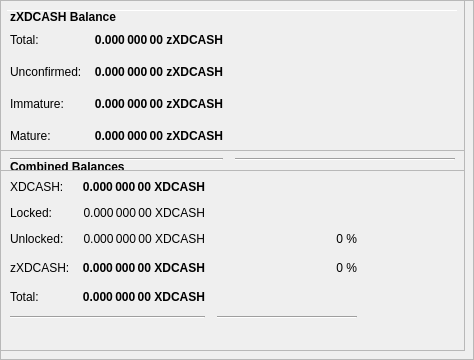
        <widget class="QFrame" name="frameObfuscation">
         <property name="minimumSize">
          <size>
           <width>0</width>
           <height>350</height>
          </size>
         </property>
         <property name="layoutDirection">
          <enum>Qt::LeftToRight</enum>
         </property>
         <property name="frameShape">
          <enum>QFrame::StyledPanel</enum>
         </property>
         <property name="frameShadow">
          <enum>QFrame::Raised</enum>
         </property>
         <widget class="QPushButton" name="runAutoDenom">
          <property name="geometry">
           <rect>
            <x>251</x>
            <y>17</y>
            <width>1</width>
            <height>1</height>
           </rect>
          </property>
          <property name="palette">
           <palette>
            <active>
             <colorrole role="WindowText">
              <brush brushstyle="SolidPattern">
               <color alpha="255">
                <red>0</red>
                <green>0</green>
                <blue>0</blue>
               </color>
              </brush>
             </colorrole>
             <colorrole role="Button">
              <brush brushstyle="SolidPattern">
               <color alpha="255">
                <red>239</red>
                <green>238</green>
                <blue>238</blue>
               </color>
              </brush>
             </colorrole>
             <colorrole role="Light">
              <brush brushstyle="SolidPattern">
               <color alpha="255">
                <red>255</red>
                <green>255</green>
                <blue>255</blue>
               </color>
              </brush>
             </colorrole>
             <colorrole role="Midlight">
              <brush brushstyle="SolidPattern">
               <color alpha="255">
                <red>247</red>
                <green>246</green>
                <blue>246</blue>
               </color>
              </brush>
             </colorrole>
             <colorrole role="Dark">
              <brush brushstyle="SolidPattern">
               <color alpha="255">
                <red>119</red>
                <green>119</green>
                <blue>119</blue>
               </color>
              </brush>
             </colorrole>
             <colorrole role="Mid">
              <brush brushstyle="SolidPattern">
               <color alpha="255">
                <red>159</red>
                <green>159</green>
                <blue>159</blue>
               </color>
              </brush>
             </colorrole>
             <colorrole role="Text">
              <brush brushstyle="SolidPattern">
               <color alpha="255">
                <red>0</red>
                <green>0</green>
                <blue>0</blue>
               </color>
              </brush>
             </colorrole>
             <colorrole role="BrightText">
              <brush brushstyle="SolidPattern">
               <color alpha="255">
                <red>255</red>
                <green>255</green>
                <blue>255</blue>
               </color>
              </brush>
             </colorrole>
             <colorrole role="ButtonText">
              <brush brushstyle="SolidPattern">
               <color alpha="255">
                <red>0</red>
                <green>0</green>
                <blue>0</blue>
               </color>
              </brush>
             </colorrole>
             <colorrole role="Base">
              <brush brushstyle="SolidPattern">
               <color alpha="255">
                <red>255</red>
                <green>255</green>
                <blue>255</blue>
               </color>
              </brush>
             </colorrole>
             <colorrole role="Window">
              <brush brushstyle="SolidPattern">
               <color alpha="255">
                <red>239</red>
                <green>238</green>
                <blue>238</blue>
               </color>
              </brush>
             </colorrole>
             <colorrole role="Shadow">
              <brush brushstyle="SolidPattern">
               <color alpha="255">
                <red>0</red>
                <green>0</green>
                <blue>0</blue>
               </color>
              </brush>
             </colorrole>
             <colorrole role="AlternateBase">
              <brush brushstyle="SolidPattern">
               <color alpha="255">
                <red>247</red>
                <green>246</green>
                <blue>246</blue>
               </color>
              </brush>
             </colorrole>
             <colorrole role="ToolTipBase">
              <brush brushstyle="SolidPattern">
               <color alpha="255">
                <red>255</red>
                <green>255</green>
                <blue>220</blue>
               </color>
              </brush>
             </colorrole>
             <colorrole role="ToolTipText">
              <brush brushstyle="SolidPattern">
               <color alpha="255">
                <red>0</red>
                <green>0</green>
                <blue>0</blue>
               </color>
              </brush>
             </colorrole>
            </active>
            <inactive>
             <colorrole role="WindowText">
              <brush brushstyle="SolidPattern">
               <color alpha="255">
                <red>0</red>
                <green>0</green>
                <blue>0</blue>
               </color>
              </brush>
             </colorrole>
             <colorrole role="Button">
              <brush brushstyle="SolidPattern">
               <color alpha="255">
                <red>239</red>
                <green>238</green>
                <blue>238</blue>
               </color>
              </brush>
             </colorrole>
             <colorrole role="Light">
              <brush brushstyle="SolidPattern">
               <color alpha="255">
                <red>255</red>
                <green>255</green>
                <blue>255</blue>
               </color>
              </brush>
             </colorrole>
             <colorrole role="Midlight">
              <brush brushstyle="SolidPattern">
               <color alpha="255">
                <red>247</red>
                <green>246</green>
                <blue>246</blue>
               </color>
              </brush>
             </colorrole>
             <colorrole role="Dark">
              <brush brushstyle="SolidPattern">
               <color alpha="255">
                <red>119</red>
                <green>119</green>
                <blue>119</blue>
               </color>
              </brush>
             </colorrole>
             <colorrole role="Mid">
              <brush brushstyle="SolidPattern">
               <color alpha="255">
                <red>159</red>
                <green>159</green>
                <blue>159</blue>
               </color>
              </brush>
             </colorrole>
             <colorrole role="Text">
              <brush brushstyle="SolidPattern">
               <color alpha="255">
                <red>0</red>
                <green>0</green>
                <blue>0</blue>
               </color>
              </brush>
             </colorrole>
             <colorrole role="BrightText">
              <brush brushstyle="SolidPattern">
               <color alpha="255">
                <red>255</red>
                <green>255</green>
                <blue>255</blue>
               </color>
              </brush>
             </colorrole>
             <colorrole role="ButtonText">
              <brush brushstyle="SolidPattern">
               <color alpha="255">
                <red>0</red>
                <green>0</green>
                <blue>0</blue>
               </color>
              </brush>
             </colorrole>
             <colorrole role="Base">
              <brush brushstyle="SolidPattern">
               <color alpha="255">
                <red>255</red>
                <green>255</green>
                <blue>255</blue>
               </color>
              </brush>
             </colorrole>
             <colorrole role="Window">
              <brush brushstyle="SolidPattern">
               <color alpha="255">
                <red>239</red>
                <green>238</green>
                <blue>238</blue>
               </color>
              </brush>
             </colorrole>
             <colorrole role="Shadow">
              <brush brushstyle="SolidPattern">
               <color alpha="255">
                <red>0</red>
                <green>0</green>
                <blue>0</blue>
               </color>
              </brush>
             </colorrole>
             <colorrole role="AlternateBase">
              <brush brushstyle="SolidPattern">
               <color alpha="255">
                <red>247</red>
                <green>246</green>
                <blue>246</blue>
               </color>
              </brush>
             </colorrole>
             <colorrole role="ToolTipBase">
              <brush brushstyle="SolidPattern">
               <color alpha="255">
                <red>255</red>
                <green>255</green>
                <blue>220</blue>
               </color>
              </brush>
             </colorrole>
             <colorrole role="ToolTipText">
              <brush brushstyle="SolidPattern">
               <color alpha="255">
                <red>0</red>
                <green>0</green>
                <blue>0</blue>
               </color>
              </brush>
             </colorrole>
            </inactive>
            <disabled>
             <colorrole role="WindowText">
              <brush brushstyle="SolidPattern">
               <color alpha="255">
                <red>119</red>
                <green>119</green>
                <blue>119</blue>
               </color>
              </brush>
             </colorrole>
             <colorrole role="Button">
              <brush brushstyle="SolidPattern">
               <color alpha="255">
                <red>239</red>
                <green>238</green>
                <blue>238</blue>
               </color>
              </brush>
             </colorrole>
             <colorrole role="Light">
              <brush brushstyle="SolidPattern">
               <color alpha="255">
                <red>255</red>
                <green>255</green>
                <blue>255</blue>
               </color>
              </brush>
             </colorrole>
             <colorrole role="Midlight">
              <brush brushstyle="SolidPattern">
               <color alpha="255">
                <red>247</red>
                <green>246</green>
                <blue>246</blue>
               </color>
              </brush>
             </colorrole>
             <colorrole role="Dark">
              <brush brushstyle="SolidPattern">
               <color alpha="255">
                <red>119</red>
                <green>119</green>
                <blue>119</blue>
               </color>
              </brush>
             </colorrole>
             <colorrole role="Mid">
              <brush brushstyle="SolidPattern">
               <color alpha="255">
                <red>159</red>
                <green>159</green>
                <blue>159</blue>
               </color>
              </brush>
             </colorrole>
             <colorrole role="Text">
              <brush brushstyle="SolidPattern">
               <color alpha="255">
                <red>119</red>
                <green>119</green>
                <blue>119</blue>
               </color>
              </brush>
             </colorrole>
             <colorrole role="BrightText">
              <brush brushstyle="SolidPattern">
               <color alpha="255">
                <red>255</red>
                <green>255</green>
                <blue>255</blue>
               </color>
              </brush>
             </colorrole>
             <colorrole role="ButtonText">
              <brush brushstyle="SolidPattern">
               <color alpha="255">
                <red>119</red>
                <green>119</green>
                <blue>119</blue>
               </color>
              </brush>
             </colorrole>
             <colorrole role="Base">
              <brush brushstyle="SolidPattern">
               <color alpha="255">
                <red>239</red>
                <green>238</green>
                <blue>238</blue>
               </color>
              </brush>
             </colorrole>
             <colorrole role="Window">
              <brush brushstyle="SolidPattern">
               <color alpha="255">
                <red>239</red>
                <green>238</green>
                <blue>238</blue>
               </color>
              </brush>
             </colorrole>
             <colorrole role="Shadow">
              <brush brushstyle="SolidPattern">
               <color alpha="255">
                <red>0</red>
                <green>0</green>
                <blue>0</blue>
               </color>
              </brush>
             </colorrole>
             <colorrole role="AlternateBase">
              <brush brushstyle="SolidPattern">
               <color alpha="255">
                <red>239</red>
                <green>238</green>
                <blue>238</blue>
               </color>
              </brush>
             </colorrole>
             <colorrole role="ToolTipBase">
              <brush brushstyle="SolidPattern">
               <color alpha="255">
                <red>255</red>
                <green>255</green>
                <blue>220</blue>
               </color>
              </brush>
             </colorrole>
             <colorrole role="ToolTipText">
              <brush brushstyle="SolidPattern">
               <color alpha="255">
                <red>0</red>
                <green>0</green>
                <blue>0</blue>
               </color>
              </brush>
             </colorrole>
            </disabled>
           </palette>
          </property>
          <property name="focusPolicy">
           <enum>Qt::NoFocus</enum>
          </property>
          <property name="autoFillBackground">
           <bool>true</bool>
          </property>
          <property name="text">
           <string/>
          </property>
          <property name="flat">
           <bool>true</bool>
          </property>
         </widget>
         <widget class="Line" name="line">
          <property name="geometry">
           <rect>
            <x>7</x>
            <y>10</y>
            <width>451</width>
            <height>1</height>
           </rect>
          </property>
          <property name="orientation">
           <enum>Qt::Horizontal</enum>
          </property>
         </widget>
         <widget class="QFrame" name="frame_3">
          <property name="geometry">
           <rect>
            <x>0</x>
            <y>150</y>
            <width>465</width>
            <height>201</height>
           </rect>
          </property>
          <property name="frameShape">
           <enum>QFrame::StyledPanel</enum>
          </property>
          <property name="frameShadow">
           <enum>QFrame::Raised</enum>
          </property>
          <layout class="QVBoxLayout" name="verticalLayout_5">
           <item>
            <layout class="QHBoxLayout" name="horizontalLayout_5" stretch="0">
             <item>
              <widget class="QLabel" name="label_5z">
               <property name="maximumSize">
                <size>
                 <width>16777215</width>
                 <height>20</height>
                </size>
               </property>
               <property name="font">
                <font>
                 <weight>75</weight>
                 <bold>true</bold>
                </font>
               </property>
               <property name="toolTip">
                <string>Combined Balances (including unconfirmed and immature coins)</string>
               </property>
               <property name="text">
                <string>&lt;html&gt;&lt;head/&gt;&lt;body&gt;&lt;p&gt;Combined Balances&lt;/p&gt;&lt;/body&gt;&lt;/html&gt;</string>
               </property>
              </widget>
             </item>
            </layout>
           </item>
           <item>
            <layout class="QGridLayout" name="gridLayout_3">
             <property name="spacing">
              <number>12</number>
             </property>
             <item row="7" column="0" colspan="2">
              <widget class="Line" name="lineSpendableBalance_3">
               <property name="orientation">
                <enum>Qt::Horizontal</enum>
               </property>
              </widget>
             </item>
             <item row="7" column="2">
              <widget class="Line" name="lineWatchBalance_3">
               <property name="sizePolicy">
                <sizepolicy hsizetype="Preferred" vsizetype="Fixed">
                 <horstretch>0</horstretch>
                 <verstretch>0</verstretch>
                </sizepolicy>
               </property>
               <property name="minimumSize">
                <size>
                 <width>140</width>
                 <height>0</height>
                </size>
               </property>
               <property name="orientation">
                <enum>Qt::Horizontal</enum>
               </property>
              </widget>
             </item>
             <item row="4" column="1">
              <widget class="QLabel" name="labelzBalancez">
               <property name="font">
                <font>
                 <weight>75</weight>
                 <bold>true</bold>
                </font>
               </property>
               <property name="cursor">
                <cursorShape>IBeamCursor</cursorShape>
               </property>
               <property name="toolTip">
                <string>Total of transactions that have yet to be confirmed, and do not yet count toward the spendable balance</string>
               </property>
               <property name="text">
                <string notr="true">0.000 000 00 XDCASH</string>
               </property>
               <property name="alignment">
                <set>Qt::AlignRight|Qt::AlignTrailing|Qt::AlignVCenter</set>
               </property>
               <property name="textInteractionFlags">
                <set>Qt::LinksAccessibleByMouse|Qt::TextSelectableByKeyboard|Qt::TextSelectableByMouse</set>
               </property>
              </widget>
             </item>
             <item row="6" column="1">
              <widget class="QLabel" name="labelTotalz">
               <property name="font">
                <font>
                 <weight>75</weight>
                 <bold>true</bold>
                </font>
               </property>
               <property name="cursor">
                <cursorShape>IBeamCursor</cursorShape>
               </property>
               <property name="toolTip">
                <string>Total Balance, including unconfirmed and immature coins.</string>
               </property>
               <property name="text">
                <string notr="true">0.000 000 00 XDCASH</string>
               </property>
               <property name="alignment">
                <set>Qt::AlignRight|Qt::AlignTrailing|Qt::AlignVCenter</set>
               </property>
               <property name="textInteractionFlags">
                <set>Qt::LinksAccessibleByMouse|Qt::TextSelectableByKeyboard|Qt::TextSelectableByMouse</set>
               </property>
              </widget>
             </item>
             <item row="4" column="3">
              <spacer name="horizontalSpacer_6">
               <property name="orientation">
                <enum>Qt::Horizontal</enum>
               </property>
               <property name="sizeHint" stdset="0">
                <size>
                 <width>40</width>
                 <height>20</height>
                </size>
               </property>
              </spacer>
             </item>
             <item row="6" column="0">
              <widget class="QLabel" name="labelTotalTextz">
               <property name="text">
                <string>Total:</string>
               </property>
              </widget>
             </item>
             <item row="1" column="0">
              <widget class="QLabel" name="labelBalanceTextz">
               <property name="text">
                <string>XDCASH:</string>
               </property>
              </widget>
             </item>
             <item row="1" column="1">
              <widget class="QLabel" name="labelBalancez">
               <property name="font">
                <font>
                 <weight>75</weight>
                 <bold>true</bold>
                </font>
               </property>
               <property name="cursor">
                <cursorShape>IBeamCursor</cursorShape>
               </property>
               <property name="toolTip">
                <string>Your current spendable balance</string>
               </property>
               <property name="text">
                <string notr="true">0.000 000 00 XDCASH</string>
               </property>
               <property name="alignment">
                <set>Qt::AlignRight|Qt::AlignTrailing|Qt::AlignVCenter</set>
               </property>
               <property name="textInteractionFlags">
                <set>Qt::LinksAccessibleByMouse|Qt::TextSelectableByKeyboard|Qt::TextSelectableByMouse</set>
               </property>
              </widget>
             </item>
             <item row="4" column="0">
              <widget class="QLabel" name="labelzBalanceTextz">
               <property name="toolTip">
                <string/>
               </property>
               <property name="text">
                <string>zXDCASH:</string>
               </property>
              </widget>
             </item>
             <item row="4" column="2">
              <widget class="QLabel" name="labelzXDCASHPercent">
               <property name="toolTip">
                <string>Current percentage of zXDCASH.
If AutoMint is enabled this percentage will settle around the configured AutoMint percentage (default = 10%)</string>
               </property>
               <property name="text">
                <string>0 %</string>
               </property>
               <property name="alignment">
                <set>Qt::AlignRight|Qt::AlignTrailing|Qt::AlignVCenter</set>
               </property>
              </widget>
             </item>
             <item row="6" column="2">
              <widget class="QLabel" name="label100Percent">
               <property name="text">
                <string/>
               </property>
               <property name="alignment">
                <set>Qt::AlignRight|Qt::AlignTrailing|Qt::AlignVCenter</set>
               </property>
              </widget>
             </item>
             <item row="2" column="1">
              <widget class="QLabel" name="labelLockedBalance">
               <property name="toolTip">
                <string>Locked XDCASH or Masternode collaterals. These are excluded from zXDCASH minting.</string>
               </property>
               <property name="text">
                <string>0.000 000 00 XDCASH</string>
               </property>
               <property name="alignment">
                <set>Qt::AlignRight|Qt::AlignTrailing|Qt::AlignVCenter</set>
               </property>
              </widget>
             </item>
             <item row="2" column="0">
              <widget class="QLabel" name="labelLockedBalanceText">
               <property name="toolTip">
                <string>Locked XDCASH or Masternode collaterals. These are excluded from zXDCASH minting.</string>
               </property>
               <property name="text">
                <string>Locked:</string>
               </property>
              </widget>
             </item>
             <item row="3" column="0">
              <widget class="QLabel" name="labelUnLockedBalanceText">
               <property name="toolTip">
                <string>Unlocked XDCASHs. These can be used for zXDCASH minting.</string>
               </property>
               <property name="text">
                <string>Unlocked:</string>
               </property>
              </widget>
             </item>
             <item row="3" column="1">
              <widget class="QLabel" name="labelUnLockedBalance">
               <property name="toolTip">
                <string>Unlocked XDCASHs. These can be used for zXDCASH minting.</string>
               </property>
               <property name="text">
                <string>0.000 000 00 XDCASH</string>
               </property>
               <property name="alignment">
                <set>Qt::AlignRight|Qt::AlignTrailing|Qt::AlignVCenter</set>
               </property>
              </widget>
             </item>
             <item row="3" column="2">
              <widget class="QLabel" name="labelXDCASHPercent">
               <property name="text">
                <string>0 %</string>
               </property>
               <property name="alignment">
                <set>Qt::AlignRight|Qt::AlignTrailing|Qt::AlignVCenter</set>
               </property>
              </widget>
             </item>
            </layout>
           </item>
           <item>
            <spacer name="verticalSpacer">
             <property name="orientation">
              <enum>Qt::Vertical</enum>
             </property>
             <property name="sizeHint" stdset="0">
              <size>
               <width>20</width>
               <height>40</height>
              </size>
             </property>
            </spacer>
           </item>
          </layout>
         </widget>
         <widget class="QFrame" name="frame_4">
          <property name="geometry">
           <rect>
            <x>0</x>
            <y>0</y>
            <width>465</width>
            <height>171</height>
           </rect>
          </property>
          <property name="frameShape">
           <enum>QFrame::StyledPanel</enum>
          </property>
          <property name="frameShadow">
           <enum>QFrame::Raised</enum>
          </property>
          <layout class="QVBoxLayout" name="verticalLayout_7">
           <item>
            <layout class="QHBoxLayout" name="horizontalLayout_8" stretch="0">
             <item>
              <widget class="QLabel" name="label_5z_3">
               <property name="maximumSize">
                <size>
                 <width>16777215</width>
                 <height>20</height>
                </size>
               </property>
               <property name="font">
                <font>
                 <weight>75</weight>
                 <bold>true</bold>
                </font>
               </property>
               <property name="text">
                <string>zXDCASH Balance</string>
               </property>
              </widget>
             </item>
            </layout>
           </item>
           <item>
            <layout class="QGridLayout" name="gridLayout_5">
             <property name="spacing">
              <number>12</number>
             </property>
             <item row="4" column="0">
              <widget class="QLabel" name="labelzBalanceMatureText">
               <property name="toolTip">
                <string>Mature: more than 20 confirmation and more than 1 mints of the same denomination after it was minted.
These zXDCASH are spendable.</string>
               </property>
               <property name="text">
                <string>Mature:</string>
               </property>
              </widget>
             </item>
             <item row="5" column="0" colspan="2">
              <widget class="Line" name="lineSpendableBalance_5">
               <property name="orientation">
                <enum>Qt::Horizontal</enum>
               </property>
              </widget>
             </item>
             <item row="1" column="1">
              <widget class="QLabel" name="labelzBalance">
               <property name="font">
                <font>
                 <weight>75</weight>
                 <bold>true</bold>
                </font>
               </property>
               <property name="cursor">
                <cursorShape>IBeamCursor</cursorShape>
               </property>
               <property name="toolTip">
                <string>All available zXDCASH, unconfirmed and immature zXDCASH included.</string>
               </property>
               <property name="text">
                <string notr="true">0.000 000 00 zXDCASH</string>
               </property>
               <property name="alignment">
                <set>Qt::AlignRight|Qt::AlignTrailing|Qt::AlignVCenter</set>
               </property>
               <property name="textInteractionFlags">
                <set>Qt::LinksAccessibleByMouse|Qt::TextSelectableByKeyboard|Qt::TextSelectableByMouse</set>
               </property>
              </widget>
             </item>
             <item row="5" column="2">
              <widget class="Line" name="lineWatchBalance_5">
               <property name="sizePolicy">
                <sizepolicy hsizetype="Preferred" vsizetype="Fixed">
                 <horstretch>0</horstretch>
                 <verstretch>0</verstretch>
                </sizepolicy>
               </property>
               <property name="minimumSize">
                <size>
                 <width>140</width>
                 <height>0</height>
                </size>
               </property>
               <property name="orientation">
                <enum>Qt::Horizontal</enum>
               </property>
              </widget>
             </item>
             <item row="1" column="0">
              <widget class="QLabel" name="labelzBalanceText">
               <property name="toolTip">
                <string>All available zXDCASH, unconfirmed and immature zXDCASH included.</string>
               </property>
               <property name="text">
                <string>Total:</string>
               </property>
              </widget>
             </item>
             <item row="1" column="2">
              <spacer name="horizontalSpacer_8">
               <property name="orientation">
                <enum>Qt::Horizontal</enum>
               </property>
               <property name="sizeHint" stdset="0">
                <size>
                 <width>40</width>
                 <height>20</height>
                </size>
               </property>
              </spacer>
             </item>
             <item row="4" column="2">
              <spacer name="horizontalSpacer_4">
               <property name="orientation">
                <enum>Qt::Horizontal</enum>
               </property>
               <property name="sizeHint" stdset="0">
                <size>
                 <width>40</width>
                 <height>20</height>
                </size>
               </property>
              </spacer>
             </item>
             <item row="4" column="1">
              <widget class="QLabel" name="labelzBalanceMature">
               <property name="font">
                <font>
                 <weight>75</weight>
                 <bold>true</bold>
                </font>
               </property>
               <property name="toolTip">
                <string>Mature: more than 20 confirmation and more than 1 mints of the same denomination after it was minted.
These zXDCASH are spendable.</string>
               </property>
               <property name="text">
                <string>0.000 000 00 zXDCASH</string>
               </property>
               <property name="alignment">
                <set>Qt::AlignRight|Qt::AlignTrailing|Qt::AlignVCenter</set>
               </property>
              </widget>
             </item>
             <item row="2" column="0">
              <widget class="QLabel" name="labelzBalanceUnconfirmedText">
               <property name="toolTip">
                <string>Unconfirmed: less than 20 confirmations
Immature: confirmed, but less than 1 mints of the same denomination after it was minted</string>
               </property>
               <property name="text">
                <string>Unconfirmed:</string>
               </property>
              </widget>
             </item>
             <item row="2" column="1">
              <widget class="QLabel" name="labelzBalanceUnconfirmed">
               <property name="font">
                <font>
                 <weight>75</weight>
                 <bold>true</bold>
                </font>
               </property>
               <property name="toolTip">
                <string>Unconfirmed: less than 20 confirmations
Immature: confirmed, but less than 1 mints of the same denomination after it was minted</string>
               </property>
               <property name="text">
                <string>0.000 000 00 zXDCASH</string>
               </property>
               <property name="alignment">
                <set>Qt::AlignRight|Qt::AlignTrailing|Qt::AlignVCenter</set>
               </property>
              </widget>
             </item>
             <item row="2" column="2">
              <spacer name="horizontalSpacer_5">
               <property name="orientation">
                <enum>Qt::Horizontal</enum>
               </property>
               <property name="sizeHint" stdset="0">
                <size>
                 <width>40</width>
                 <height>20</height>
                </size>
               </property>
              </spacer>
             </item>
             <item row="3" column="0">
              <widget class="QLabel" name="labelzBalanceImmatureText">
               <property name="toolTip">
                <string>Unconfirmed: less than 20 confirmations
Immature: confirmed, but less than 1 mints of the same denomination after it was minted</string>
               </property>
               <property name="text">
                <string>Immature:</string>
               </property>
              </widget>
             </item>
             <item row="3" column="1">
              <widget class="QLabel" name="labelzBalanceImmature">
               <property name="font">
                <font>
                 <weight>75</weight>
                 <bold>true</bold>
                </font>
               </property>
               <property name="toolTip">
                <string>Unconfirmed: less than 20 confirmations
Immature: confirmed, but less than 1 mints of the same denomination after it was minted</string>
               </property>
               <property name="text">
                <string>0.000 000 00 zXDCASH</string>
               </property>
               <property name="alignment">
                <set>Qt::AlignRight|Qt::AlignTrailing|Qt::AlignVCenter</set>
               </property>
              </widget>
             </item>
             <item row="3" column="2">
              <spacer name="horizontalSpacer_7">
               <property name="orientation">
                <enum>Qt::Horizontal</enum>
               </property>
               <property name="sizeHint" stdset="0">
                <size>
                 <width>40</width>
                 <height>20</height>
                </size>
               </property>
              </spacer>
             </item>
            </layout>
           </item>
          </layout>
         </widget>
        </widget>
